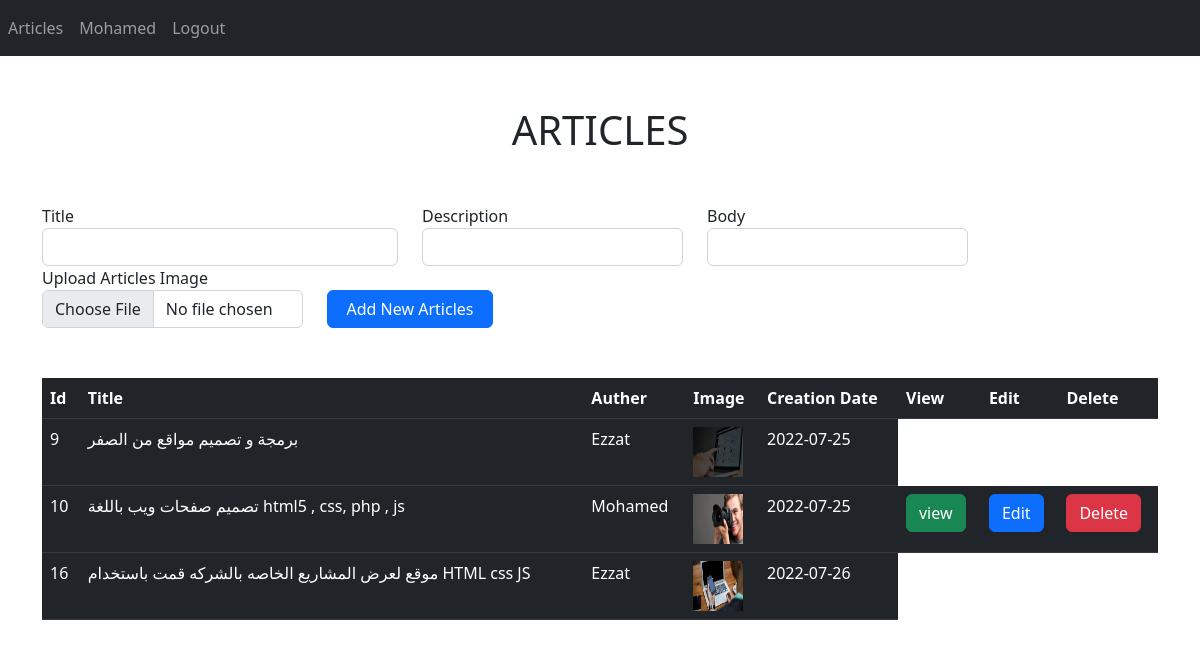
Page /index.php (signed in) on the committed database.
### tables this page shows
CREATE TABLE `articles` (
  `id` int(11) NOT NULL,
  `title` varchar(255) NOT NULL,
  `description` varchar(255) NOT NULL,
  `image` varchar(255) NOT NULL,
  `creation-date` date DEFAULT current_timestamp(),
  `body` varchar(255) NOT NULL,
  `user_id` int(11) DEFAULT NULL
);

CREATE TABLE `users` (
  `id` int(11) NOT NULL,
  `first_name` varchar(255) DEFAULT NULL,
  `last_name` varchar(255) DEFAULT NULL,
  `email` varchar(255) DEFAULT NULL,
  `address` varchar(255) DEFAULT NULL,
  `date_of_birth` date DEFAULT NULL,
  `password` varchar(255) DEFAULT NULL
);

### index.php (the view, shortened to what this page needs)
<!DOCTYPE html>
<html lang="en">
<head>
    <link href="https://cdn.jsdelivr.net/npm/bootstrap@5.2.0-beta1/dist/css/bootstrap.min.css" rel="stylesheet"
>
</head>
<body>
<nav class="navbar navbar-expand-lg navbar-dark bg-dark">
    <div class="collapse navbar-collapse" id="navbarSupportedContent">
      <ul class="navbar-nav mr-auto">
        <li class="nav-item ">
          <a class="nav-link" href="index.php">Articles</a>
        </li>
        <li class="nav-item">
        <a class="nav-link" >
       <?php echo $_SESSION['first_name']?>
       </a>
        </li>
        <li class="nav-item">
          <a class="nav-link" href="logout.php">Logout</a>
        </li>
      </ul>
    </div>
  </nav>
    <section>
        <h1 style="text-align: center;margin: 50px 0;">ARTICLES</h1>
        <div class="container">
            <form action="adddata.php" method="post">
               <div class="row">
                    <div class="form-group col-lg-4">
                        <label for="">Title </label>
                        <input type="text" name="title" id="name" class="form-control" required>
                    </div>
                    <div class="form-group col-lg-3">
                        <label for="">Description</label>
                        <input type="text" name="description" id="description" class="form-control" required>
                    </div>
                    <div class="form-group col-lg-3">
                        <label for="">Body</label>
                        <input type="text" name="body" id="body" class="form-control" required>
                    </div>
                    <div class="form-group col-lg-3">
                        <label for="">Upload Articles Image</label>
                        <input  type="file"  name="image" id="image" class="form-control" required>
                    </div>
                    <div class="form-group col-lg-2" style="display: grid;align-items:  flex-end;">
                        <input type="submit" name="submit" id="submit" class="btn btn-primary" value="Add New Articles">
                    </div>
               </div>
            </form>
        </div>
    </section>
    <section style="margin: 50px 0;">
        <div class="container">
            <table class="table table-dark">
                <thead>
                  <tr>
                    <th scope="col">Id</th>
                    <th scope="col">Title</th>
                    <th scope="col">Auther</th>
                    <th scope="col">Image</th>
                    <th scope="col">Creation Date</th>
                    <th scope="col">View</th>
                    <th scope="col">Edit</th>
                    <th scope="col">Delete</th>
                  </tr>
                </thead>
                <tbody>
                    <?php
                        require_once "conn.php";
                        $sql_query = "SELECT * FROM articles";
                        if ($result = $conn ->query($sql_query)) {
                            while ($row = $result -> fetch_assoc()) {
                                $id = $row['id'];
                                $title = $row['title'];
                                $image = $row['image'];
                                $creation_date = $row['creation-date'];
                    ?>
                    <tr class="trow">
                        <td><?php echo $id; ?></td>
                        <td><?php echo $title; ?></td>
                        <td>  <?php
           $stmt = $conn->prepare("SELECT  first_name FROM users where id=".$row["user_id"]);
           $stmt->execute();
           $stmt->bind_result($fname);
                         ?>
                        <?php echo ($fname);?></td>
                        <td><img src="./images/<?php echo $image; ?> " width="50" height="50"></td>
                        <td><?php echo $creation_date; ?></td>
                        <?php
                        if($row['user_id'] == $_SESSION['uid']){
                        ?>
                        <td><a href="view.php?id=<?php echo $id; ?>" class="btn btn-success">view</a></td>
                        <td><a href="updatedata.php?id=<?php echo $id; ?>" class="btn btn-primary">Edit</a></td>
                        <td><a href="deletedata.php?id=<?php echo $id; ?>" class="btn btn-danger">Delete</a></td>
                        <?php
                        }
                        ?>
                        </tr>
                    <?php
                            }
                        }
                    ?>
                </tbody>
              </table>
        </div>
    </section>
</body>
</html>

### rows in the picture
articles: id "9", title "برمجة و تصميم مواقع من الصفر", user.first_name "Ezzat", image (picture), value "2022-07-25"
articles: id "10", title "تصميم صفحات ويب باللغة html5 , css, php , js", user.first_name "Mohamed", image (picture), value "2022-07-25"
articles: id "16", title "موقع لعرض المشاريع الخاصه بالشركه قمت باستخدام HTML css JS", user.first_name "Ezzat", image (picture), value "2022-07-26"

### other values in the picture
$_SESSION['first_name'] "Mohamed"
